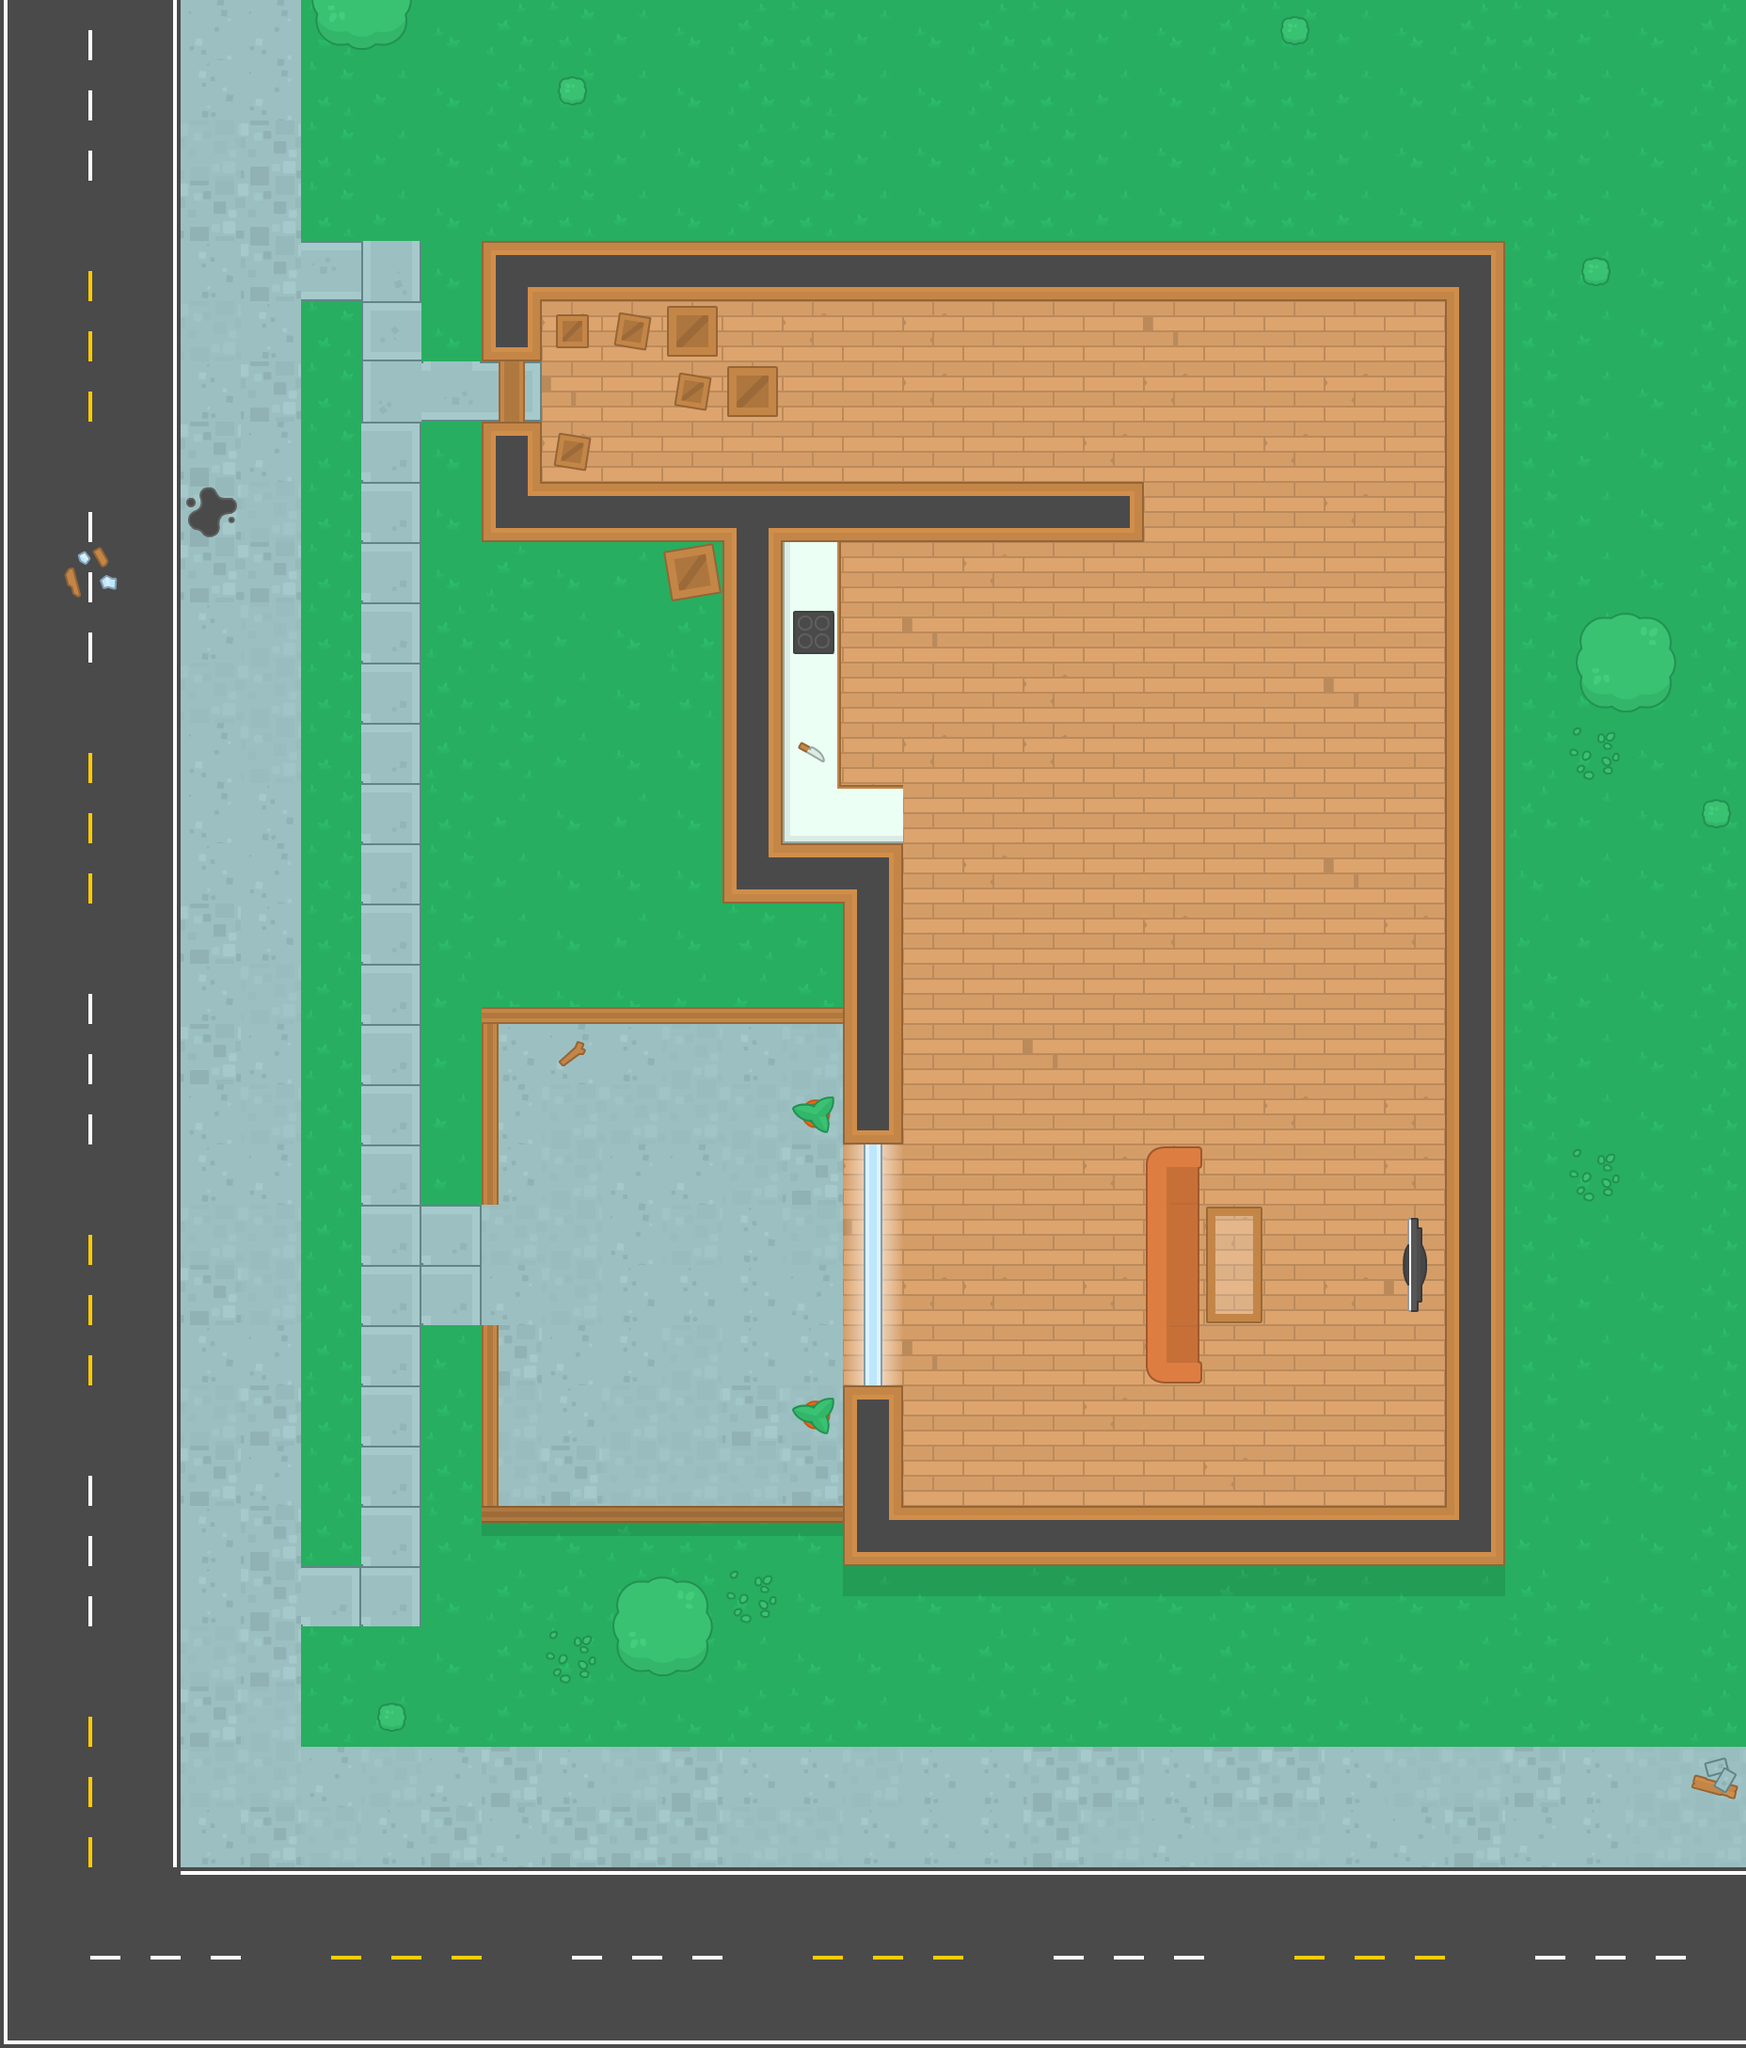

The image is a tile-based game level rendered from a .tmx file. Its description and source (layers, tilesets, objects; grid data summarised) follow:
An orthogonal 29x34 tile map with 64x64 px tiles, 6 tile layers (Ground, Roof, Door, Window, ...).

<map version="1.2" tiledversion="1.2.3" orientation="orthogonal" renderorder="right-down" width="29" height="34" tilewidth="64" tileheight="64" infinite="0" nextlayerid="32" nextobjectid="1">
 <tileset firstgid="1" source="Kenney Topdown Pack.tsx" />
 <layer id="27" name="Ground" width="29" height="34">
  <data>[986 cells, 986 non-empty, 28 distinct tile ids]</data>
 </layer>
 <layer id="23" name="Roof" width="29" height="34">
  <data>[986 cells, 87 non-empty, 10 distinct tile ids]</data>
 </layer>
 <layer id="24" name="Door" width="29" height="34">
  <data>[986 cells, 1 non-empty, 1 distinct tile ids]</data>
 </layer>
 <layer id="26" name="Window" width="29" height="34">
  <data>[986 cells, 21 non-empty, 2 distinct tile ids]</data>
 </layer>
 <layer id="25" name="Object" width="29" height="34">
  <data>[986 cells, 45 non-empty, 23 distinct tile ids]</data>
 </layer>
 <layer id="31" name="Deco" width="29" height="34">
  <data>[986 cells, 9 non-empty, 6 distinct tile ids]</data>
 </layer>
</map>
